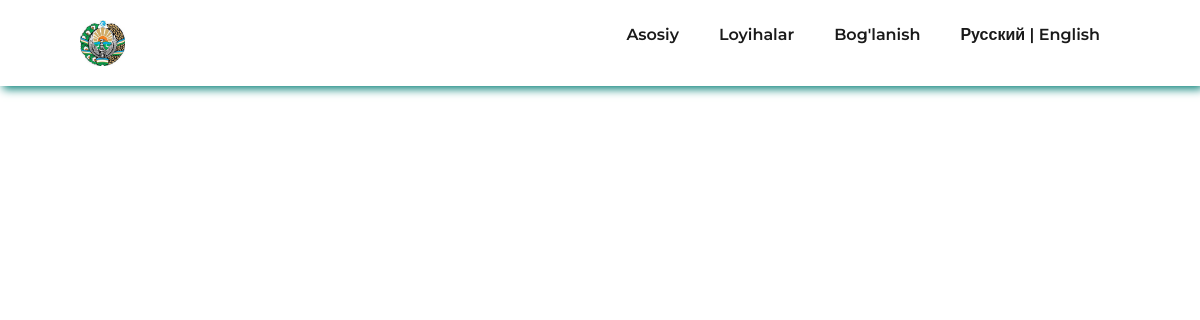
The page /uz/xizmat_project/ on the database as committed earlier.
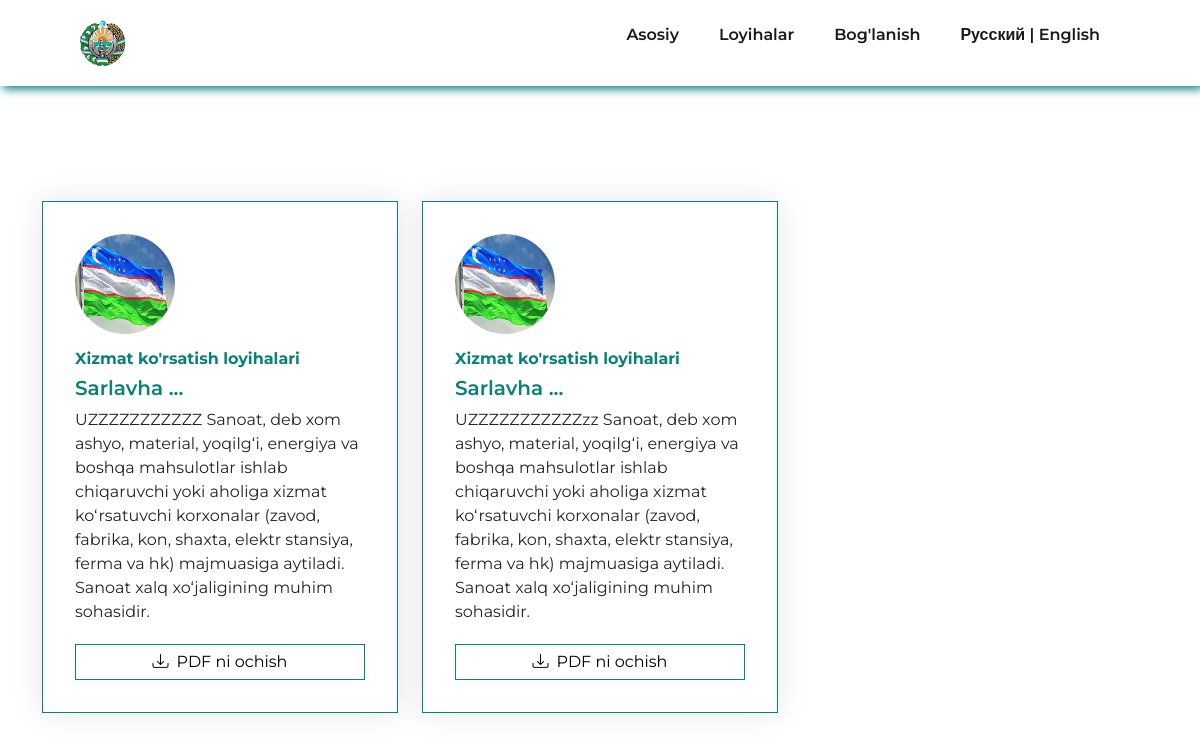
The same page on the database as committed later.
### app/models.py (models this page shows, shortened)
class Project(models.Model):
    PriceChopiceUzEn = (
        ("0.5 - 1 million $", "0.5 - 1 million $"),
        ("1 - 5 million $", "1 - 5 million $"),
        ("5 - 10 million $", "5 - 10 million $"),
        ("10 - 15 million $", "10 - 15 million $"),
        ("15 - 20 million $", "15 - 20 million $"),
        ("20 - 25 million $", "20 - 25 million $"),
        ("25 - 30 million $", "25 - 30 million $"),
        ("30 + million $", "30 + million $"),
    )
    PriceChopiceRu = (
        ("0.5 - 1 миллион $", "0.5 - 1 миллион $"),
        ("1 - 5 миллион $", "1 - 5 миллион $"),
        ("5 - 10 миллион $", "5 - 10 миллион $"),
        ("10 - 15 миллион $", "10 - 15 миллион $"),
        ("15 - 20 миллион $", "15 - 20 миллион $"),
        ("20 - 25 миллион $", "20 - 25 миллион $"),
        ("25 - 30 миллион $", "25 - 30 миллион $"),
        ("30 + миллион $", "30 + миллион $"),
    )
    image = models.ImageField(upload_to='Project/')
    title_uz = models.CharField(max_length=155, verbose_name='Sarlavha')
    title_ru = models.CharField(max_length=155, verbose_name='Заголовок')
    title_en = models.CharField(max_length=155, verbose_name='Title')
    pdf_uz = models.FileField(upload_to='PDF_uzb/', verbose_name="Uzbekcha PDF")
    pdf_ru = models.FileField(upload_to='PDF_rus/', verbose_name="Русский PDF")
    pdf_en = models.FileField(upload_to='PDF_eng/', verbose_name="English PDF")
    category_uz = models.ForeignKey(to=CategoryUz, on_delete=models.CASCADE, verbose_name='Kategoriya')
    category_ru = models.ForeignKey(to=CategoryRu, on_delete=models.CASCADE, verbose_name='Категория')
    category_en = models.ForeignKey(to=CategoryEN, on_delete=models.CASCADE, verbose_name='Category')
    price_uz = models.CharField(max_length=155, choices=PriceChopiceUzEn, verbose_name='Narxi')
    price_ru = models.CharField(max_length=155, choices=PriceChopiceRu, verbose_name='Цена')
    price_en = models.CharField(max_length=155, choices=PriceChopiceUzEn, verbose_name='Price')
    description_uz = models.TextField(verbose_name='Tavsif')
    description_ru = models.TextField(verbose_name='Описание')
    description_en = models.TextField(verbose_name='Description')

class CategoryUz(models.Model):
    image = models.ImageField(upload_to='Category_UZ/')
    title = models.CharField(max_length=155, verbose_name='Sarlavha')
    description = models.TextField(verbose_name='Tavsif')

### app/views.py (the view)
# urls.py: path('uz/xizmat_project/', xizmat_project_uz, name='xizmat_project_uz'),
def xizmat_project_uz(request):
    project = Project.objects.all()
    context = {
        'project': project,
    }
    return render(request, 'project/uz/xizmat_project.html', context)

### templates/project/uz/xizmat_project.html (shortened to what this page needs)
{% load static %}
<!DOCTYPE html>
<html lang="en">
<head>
    <link href="https://cdn.jsdelivr.net/npm/bootstrap@4.4.1/dist/css/bootstrap.min.css" rel="stylesheet">
    <link rel="stylesheet" href="https://cdn.jsdelivr.net/npm/bootstrap-icons@1.10.5/font/bootstrap-icons.css">
    <link href="https://cdn.jsdelivr.net/npm/bootstrap@5.3.0/dist/css/bootstrap.min.css" rel="stylesheet"
>
    <link rel="stylesheet" href="{% static 'css/index.css' %}">
    <link href="https://unpkg.com/aos@2.3.1/dist/aos.css" rel="stylesheet">
    <link rel="stylesheet" href="https://cdnjs.cloudflare.com/ajax/libs/font-awesome/4.7.0/css/font-awesome.min.css">
    <link href="https://maxcdn.bootstrapcdn.com/font-awesome/4.3.0/css/font-awesome.min.css" rel="stylesheet">
</head>
<body>
{% include 'main/header/header_uz.html' %}
<section class="section services-section" id="services">
    <div class="container">
        <div class="row">
            {% for project in project %}
                {% if project.category_uz.title == "Xizmat ko'rsatish loyihalari" %}
                    <div class="col-sm-6 col-lg-4">
                        <div class="feature-box-1">
                            <img src="{{ project.image.url }}" width="" alt="">
                            <div class="feature-content">
                                <h6 style="color: #088178; font-weight: 700">{{ project.category_uz.title }}</h6>
                                <h5>{{ project.title_uz | slice:29 }} ...</h5>
                                <p>{{ project.description_uz }}</p>
                                <a href="{{ project.pdf_uz.url }}">
                                    <button><i class="bi bi-download"></i>&ensp;PDF ni ochish</button>
                                </a>
                            </div>
                        </div>
                    </div>
                {% endif %}
            {% endfor %}
        </div>
    </div>
</section>
</body>
</html>

Rows that differ between the two databases and show on the page:
now on this page (row edited): Project: image (picture), category_uz "Xizmat ko'rsatish loyihalari", title_uz "Sarlavha", description_uz "UZZZZZZZZZZZ Sanoat, deb xom ashyo, material, yoqilgʻi, energiya va boshqa mahsulotlar ishlab chiqaruvchi yoki aholiga xizmat koʻrsatuvchi korxonalar (zavod, fabrika, kon, shaxta, elektr stansiya, ferma va hk) majmuasiga aytiladi. Sanoat xalq xoʻjaligining muhim sohasidir."
now on this page (row edited): Project: image (picture), category_uz "Xizmat ko'rsatish loyihalari", title_uz "Sarlavha", description_uz "UZZZZZZZZZZZzz Sanoat, deb xom ashyo, material, yoqilgʻi, energiya va boshqa mahsulotlar ishlab chiqaruvchi yoki aholiga xizmat koʻrsatuvchi korxonalar (zavod, fabrika, kon, shaxta, elektr stansiya, ferma va hk) majmuasiga aytiladi. Sanoat xalq xoʻjaligining muhim sohasidir."
